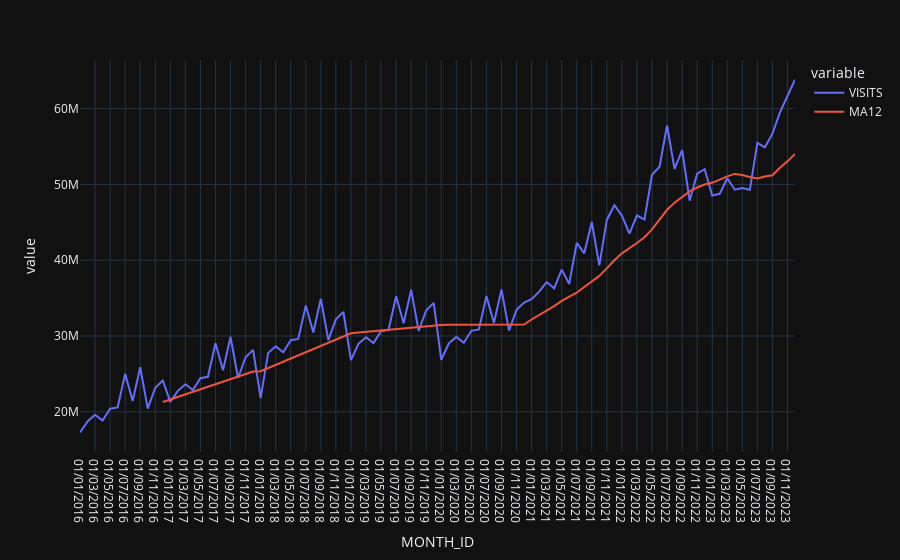

The cell this chart's notebook holds for it:
### Code cell
# create monthly moving average to have a look at the trend
data['MA12'] = data[KPI].rolling(12).mean()
# plot the data and MA
import plotly.express as px
fig = px.line(data, x="MONTH_ID", y=[KPI, "MA12"], template = 'plotly_dark')
fig.show()
